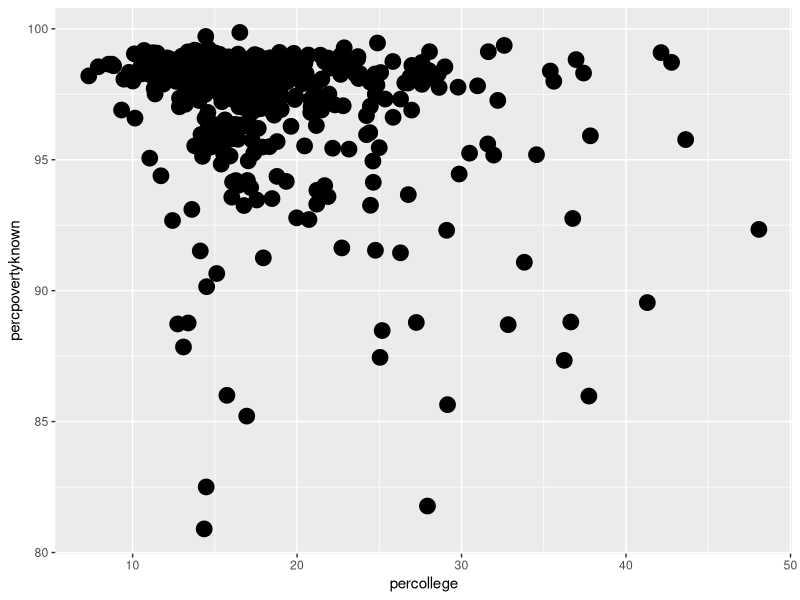
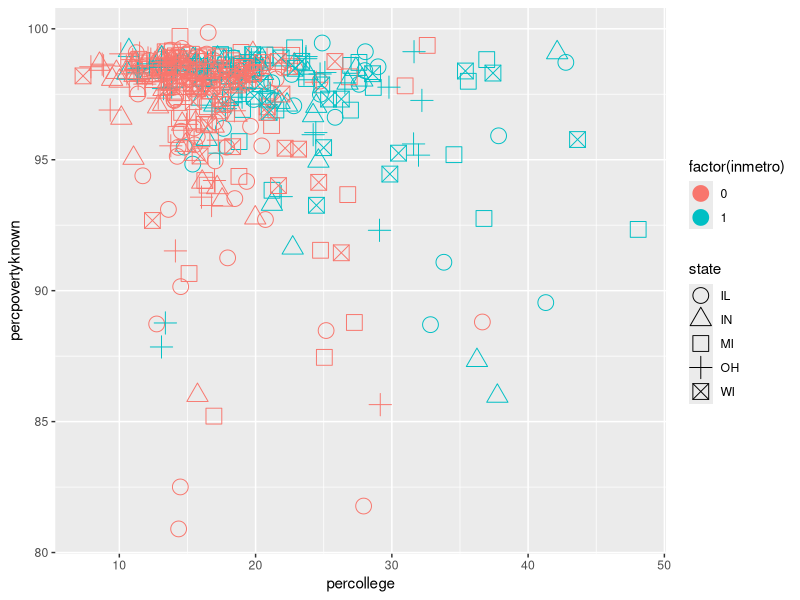
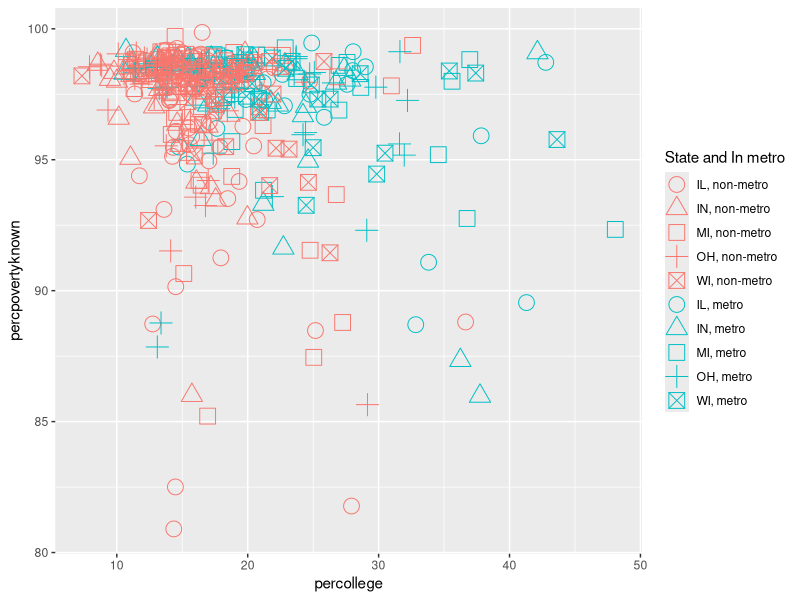

Here is the R script that generated these plots, in order:

#install.packages("ggplot2")
library(ggplot2)


head(midwest)

ggplot(midwest, aes(percollege, percpovertyknown)) + geom_point(size = 5)

ggplot(midwest, aes(percollege, percpovertyknown, colour = factor(inmetro), shape = state)) + geom_point(size = 5) +
  scale_shape_discrete(solid=F)

midwest_modified<-midwest
midwest_modified$state<-as.factor(midwest_modified$state)
midwest_modified$inmetro<-as.factor(midwest_modified$inmetro)
state_inmetro <- interaction(midwest_modified$state, midwest_modified$inmetro, sep = "_") # create a factor that account for both state and inmetro
#create character vectors for colour, shape and label
override.colour <- c("#F8766D", "#F8766D", "#F8766D", "#F8766D", "#F8766D", "#00BFC4", "#00BFC4", "#00BFC4", "#00BFC4", "#00BFC4")
names(override.colour) <- c("IL_0", "IN_0", "MI_0", "OH_0", "WI_0", "IL_1", "IN_1", "MI_1", "OH_1", "WI_1")
override.shape <- c(1, 2, 0, 3, 7, 1, 2, 0, 3, 7)
names(override.shape) <- c("IL_0", "IN_0", "MI_0", "OH_0", "WI_0", "IL_1", "IN_1", "MI_1", "OH_1", "WI_1")
override.label <- c("IL, non-metro", "IN, non-metro", "MI, non-metro", "OH, non-metro", "WI, non-metro", "IL, metro", "IN, metro", "MI, metro", "OH, metro", "WI, metro")
names(override.label) <- c("IL_0", "IN_0", "MI_0", "OH_0", "WI_0", "IL_1", "IN_1", "MI_1", "OH_1", "WI_1")
#plug arguments into ggplot function
ggplot(midwest_modified, aes(percollege, percpovertyknown, colour = state_inmetro, shape = state_inmetro)) + geom_point(size = 5) +
  scale_colour_manual(name = "State and In metro", values = override.colour, labels = override.label)+
  scale_shape_manual(name = "State and In metro", values = override.shape, labels = override.label)

